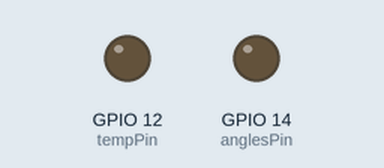
This program was run on a simulated ESP8266 board running MicroPython. On the bench: output pins drawn as LEDs (lit = HIGH). Deep sleep restarts the program when it ends.

Above: at 0.1 s.
At 5.1 s:
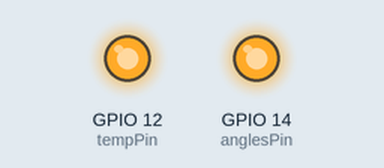
Timing chart, 0 to 8.5 s (numbered marks = the images above):
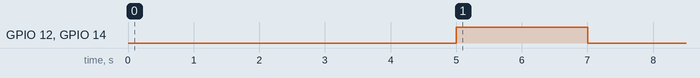

The program:

main.py
```python
##############################################################################
#
# Globals
#
##############################################################################
DEBUG=DEBUG
# WiFi connection information
WIFI_SSID=WIFI_SSID
WIFI_PASS=WIFI_PASS
# MQTT Globals
MQTT_URL = MQTT_URL
MQTT_PORT = MQTT_PORT
MQTT_USER = MQTT_USER
MQTT_PASS = MQTT_PASS
MQTT_TOPIC = MQTT_TOPIC


# useconds to wait for each cycle
CYCLE_WAIT = 300000
# seconds to wait for each debug cycle
DEBUG_WAIT = 30
# ESP8266
PIN_D1=5
PIN_D2=4
PIN_D3=2
PIN_D5=14
PIN_D6=12

##############################################################################
#
# logger method
#
##############################################################################
def log(msg):
  if(DEBUG):
    print(str(msg))

try:
  from gc import collect
  from machine import deepsleep, reset_cause, DEEPSLEEP_RESET, I2C, Pin
  from time import sleep

  ##############################################################################
  #
  # check if the device woke from a deep sleep
  #
  ##############################################################################
  log('INFO: I\'m alive!')
  cause = reset_cause()
  if cause  == DEEPSLEEP_RESET:
    log('INFO: reset_cause() == DEEPSLEEP_RESET')
  else:
    log('INFO: Give Deckard a sporting chance. zzz.')
    sleep(5)
  del cause
  del DEEPSLEEP_RESET
  collect()

  ##############################################################################
  #
  # Init led pin (where off is on...)
  #
  ##############################################################################
  if DEBUG:
    log('INFO: Lighting the candle.')
    ledPin = Pin(PIN_D3, Pin.OUT, value=0)

  ##############################################################################
  #
  # Turn on sensors and wait to settle
  #
  ##############################################################################
  log('INFO: Taking the sextant sight.')
  anglesPin = Pin(PIN_D5, Pin.OUT, value=1)
  log('INFO: Tapping the barometer.')
  tempPin = Pin(PIN_D6, Pin.OUT, value=1)
  log('INFO: zzz.')
  sleep(2)

  ##############################################################################
  #
  # get accelerometer angles
  #
  ##############################################################################
  log('INFO: Getting bearings.')
  from gy521 import GY521
  angles=GY521(scl_pin=PIN_D1, sda_pin=PIN_D2).read_angles()
  del GY521
  collect()
  log('INFO: angles={}'.format(angles))

  ##############################################################################
  #
  # get environment values
  #
  ##############################################################################
  log('INFO: Checking the weather.')
  from bme280_float import BME280
  values = BME280(i2c=I2C(scl=Pin(5), sda=Pin(4))).values
  del BME280
  collect()
  log('INFO: values={}'.format(values))

  ##############################################################################
  #
  # Turn off sensors
  #
  ##############################################################################
  log('INFO: Putting away sextant.')
  anglesPin.off()
  del anglesPin
  log('INFO: Putting away barometer.')
  tempPin.off()
  del tempPin
  collect()

  ##############################################################################
  #
  # Init Wifi
  #
  ##############################################################################
  log('INFO: Raising the semaphore flags.')
  from network import AP_IF, STA_IF, WLAN
  from ubinascii import hexlify
  # turn off the WiFi Access Point
  ap_if = WLAN(AP_IF)
  ap_if.active(False)
  # connect the device to the WiFi network
  wifi = WLAN(STA_IF)
  active = wifi.active(True)
  connect = wifi.connect(WIFI_SSID, WIFI_PASS)
  # wait until the device is connected to the WiFi network
  MAX_ATTEMPTS = 20
  attempt_count = 0
  while not wifi.isconnected() and attempt_count < MAX_ATTEMPTS:
    attempt_count += 1
    log('INFO: z.')
    sleep(1)
  if attempt_count == MAX_ATTEMPTS:
    log('ERROR: The flag pole is broken.')
  log('INFO: connect={}'.format(connect))
  # Get mac address
  mac = hexlify(wifi.config('mac'),':').decode()
  log('INFO: mac={}'.format(mac))
  # clean up this mess
  del hexlify
  del WLAN
  del AP_IF
  del STA_IF
  del ap_if
  del active
  del connect
  del MAX_ATTEMPTS
  del attempt_count
  del wifi
  collect()

  ##############################################################################
  #
  # Init date/time
  #
  ##############################################################################
  log('INFO: Synchronizing time pieces.')
  from ntptime import settime
  gottime = settime()
  log('INFO: gottime={}'.format(gottime))
  del settime
  del gottime
  collect()

  ##############################################################################
  #
  # Setup Message body
  #
  ##############################################################################
  from time import localtime
  ltime=localtime()
  del localtime
  collect()
  utime='{:d}-{:02d}-{:02d}T{:02d}:{:02d}:{:02d}.0'.format(ltime[0],ltime[1],ltime[2],ltime[3],ltime[4],ltime[5])
  log('INFO: utime={}'.format(utime))
  json='{{"id": "{}", "utime": "{}", "x": "{}", "y": "{}", "z": "{}", "temperature": "{}", "pressure": "{}", "humidity": "{}", "DEBUG": "{}"}}'.format(mac, utime, angles[0], angles[1], angles[2], values[0], values[1], values[2], DEBUG)
  log('INFO: json={}'.format(json))
  del ltime
  del utime
  del angles
  del values
  collect()

  ##############################################################################
  #
  # Init MQTT
  #
  ##############################################################################
  log('INFO: Setting up pigeon carrier.')
  from umqtt.robust import MQTTClient
  collect()
  client = MQTTClient(client_id=mac,
    server=MQTT_URL,
    port=MQTT_PORT,
    user=MQTT_USER,
    password=MQTT_PASS,
    ssl=True
    )

  log('INFO:    Releasing a dove.')
  connect = client.connect()
  log('INFO:    connect={}'.format(connect))

  publish = client.publish(MQTT_TOPIC, json)
  log('INFO:    publish={}'.format(publish))

  log('INFO: zzz.')
  sleep(1)

  log('INFO:    Retrieving an olive branch.')
  disconnect = client.disconnect()
  log('INFO:    disconnect={}'.format(disconnect))

  ##############################################################################
  #
  # Toggle led pin
  #
  ##############################################################################
  if DEBUG:
    log('INFO: Pretty much finished now, blowing out the candle.')
    ledPin.on()

except Exception as e:
  log('ERROR: caught exception {}'.format(e))

finally:
  from time import sleep
  from machine import reset
  try:
    log('INFO: Time to die (or hibernate at least).')
    if (DEBUG):
      log('INFO: DEBUG_WAIT={}, zzz.'.format(DEBUG_WAIT))
      sleep(DEBUG_WAIT)
      reset()
    ##############################################################################
    #
    # Set RTC wakeup
    #
    ##############################################################################
    log('INFO: Setting my wake up call.')
    from machine import deepsleep, RTC, DEEPSLEEP
    rtc = RTC()
    rtc.irq(trigger=rtc.ALARM0, wake=DEEPSLEEP)
    rtc.alarm(rtc.ALARM0, CYCLE_WAIT)
    log('INFO: doing deepsleep')
    deepsleep()
  except Exception as e:
    log('ERROR: caught exception {}'.format(e))
  finally:
    log('ERROR: could not deepsleep, doing busy sleep')
    sleep(CYCLE_WAIT/1000)
    reset()
```

boot.py
```python
DEBUG=False
WIFI_SSID  = 'open'
WIFI_PASS  = 'password'
MQTT_URL   = 'example.com'
MQTT_PORT  =  8883
MQTT_USER  = 'mqtt'
MQTT_PASS  = 'password'
MQTT_TOPIC = '/brew'
```

Measured:
- by itself, GPIO 12 (tempPin), GPIO 14 (anglesPin): LOW → HIGH at 5.0 s, → LOW 2.0 s later
